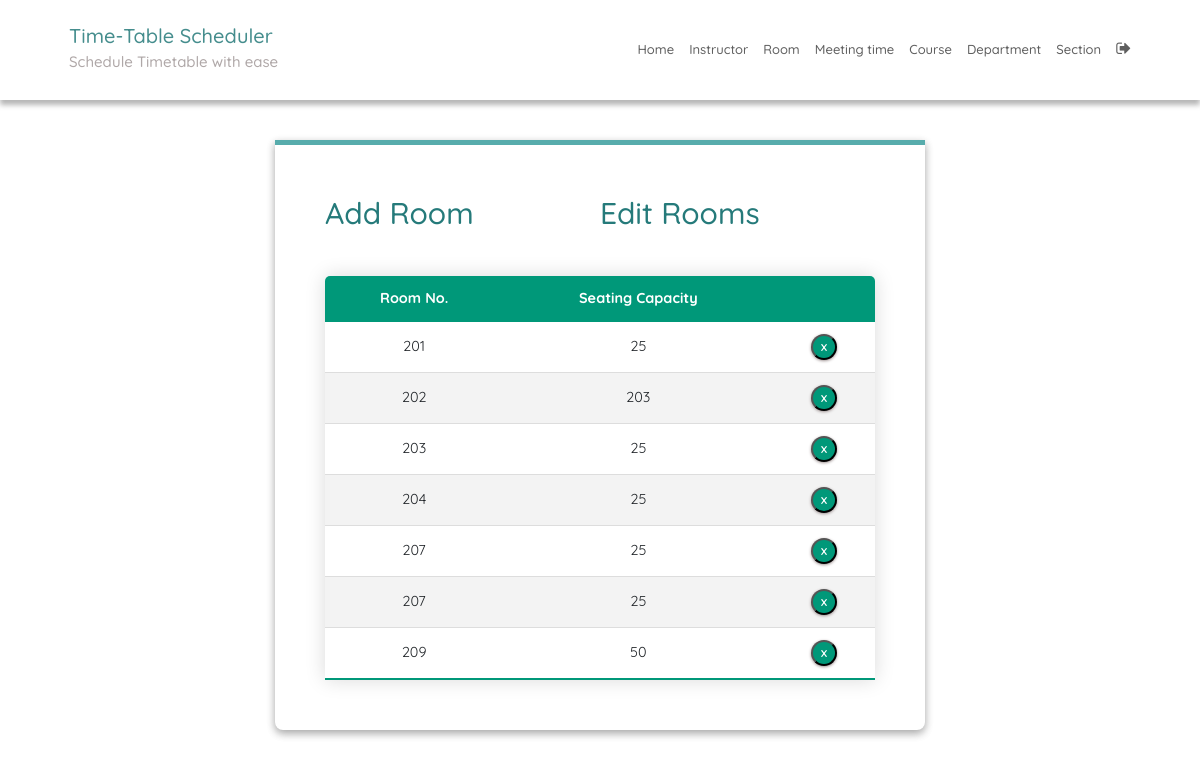
The app's page /roomEdit/ (signed in) with its own data.
### SchedulerApp/models.py (models this page shows, shortened)
class Room(models.Model):
    r_number = models.CharField(max_length=6)
    seating_capacity = models.IntegerField(default=0)

### SchedulerApp/views.py (the view)
# urls.py: path('roomEdit/', roomEdit, name='roomEdit'),
@login_required
def roomEdit(request):
    context = {'rooms': Room.objects.all()}
    return render(request, 'roomEdit.html', context)

### SchedulerApp/templatetags/index.py (called while the page is built)
@register.tag
def active(parser, token):
    args = token.split_contents()
    template_tag = args[0]
    if len(args) < 2:
        raise (template.TemplateSyntaxError, f'{template_tag} tag requires at least one argument')
    return NavSelectedNode(args[1:])

    def render(self, context):
        path = context['request'].path
        for p in self.patterns:
            pValue = template.Variable(p).resolve(context)
            if path == pValue:
                return 'active'
        return ''

### templates/roomEdit.html (shortened to what this page needs)
{% extends 'base.html' %}
{% block content %}
{% load static %}
<fieldset class="fieldset">
  <div class="tablink">
    <a href="{% url 'roomAdd'%}">
      <h1 onclick="openPage('new')" id="defaultOpen">Add Room</h1>
    </a>
    <h1 onclick="openPage('edit')" id="link_to_edit">Edit Rooms</h1>
  </div>
  <div class="tabcontent" id="edit">
    <table class="editTable">
      <thead>
        <tr class="table-headers">
          <th>Room No.</th>
          <th>Seating Capacity</th>
          <th class="empty"></th>
        </tr>
      </thead>
      <tbody>
        {% for rm in rooms %}
        <tr>
          <td>{{rm.r_number}}</td>
          <td>{{rm.seating_capacity}}</td>
          <td class="empty">
            <form action="{% url 'deleteroom' rm.id %}" method="post">
              <input type="submit" value="X" class="cross">
            </form>
          </td>
        </tr>
        {% endfor %}
      </tbody>
    </table>
  </div>
</fieldset>
{% endblock %}

### static/CSS/style.css (style rules this page uses)
:root { --green1: #57ACAC; --green2: #38c0b3; --green3: #257a7a; --green4: #0FCD9D; --green5: #01d7a7; --green6: #00BE8E; --green7: #009879; --white: #fff; --grey: #aaa; --dark-grey: #444; --light-grey: #a29999; --lighter-grey: #dddddd; --lightest-grey: #f3f3f3; --box-shadow: #9e9292; }
html { font-size: 100%; box-sizing: border-box; scroll-behavior: smooth; }
html, body { margin: 0; padding: 0; width: 100vw; min-height: 100%; text-rendering: optimizeLegibility; font-family: "Quicksand", sans-serif; font-size: 62.5%; }
body { position: relative; }
a { text-decoration: none; }
fieldset { padding: 50px; border-radius: 0 0 8px 8px; background: transparent; box-shadow: rgba(0, 0, 0, 0.145) 0px 4px 8px, rgba(0, 0, 0, 0.24) 0px 3px 8px; border-top: 5px solid var(--green1); }
.fieldset { min-width: 65rem; font-size: 1.6rem; }
.tablink { display: grid; grid-template-columns: 1fr 1fr; }
.tablink h1 { color: var(--green3); padding-bottom: 2rem; cursor: pointer; font-size: 3rem; }
.tabcontent { display: grid; gap: 3rem; }
.editTable, .timetable { border-collapse: collapse; margin-top: 2rem; font-size: 0.9em; min-width: 40rem; border-radius: 5px 5px 0 0; overflow: hidden; box-shadow: 0 0 20px rgba(0, 0, 0, 0.15); text-align: center; }
.editTable thead tr, .timetable thead tr { background-color: var(--green7); color: var(--white); font-weight: bold; }
.editTable th, .editTable td, .timetable th, .timetable td { padding: 1.2rem 1.5rem; }
.editTable tbody tr, .timetable tbody tr { border-bottom: 1px solid var(--lighter-grey); }
.editTable tbody tr:nth-of-type(even), .timetable tbody tr:nth-of-type(even) { background-color: var(--lightest-grey); }
.editTable tbody tr:last-of-type, .timetable tbody tr:last-of-type { border-bottom: 2px solid var(--green7); }
.empty form { display: flex; justify-content: center; }
.cross { border-radius: 50%; font-size: 1rem; font-weight: bold; box-shadow: 0px 1px 3px 0px var(--box-shadow); padding: 4px; color: var(--white); background-color: var(--green7); cursor: pointer; width: 2.6rem; height: 2.6rem; }

### records on screen
Room: r_number "201", seating_capacity "25"
Room: r_number "202", seating_capacity "203"
Room: r_number "203", seating_capacity "25"
Room: r_number "204", seating_capacity "25"
Room: r_number "207", seating_capacity "25"
Room: r_number "207", seating_capacity "25"
Room: r_number "209", seating_capacity "50"
